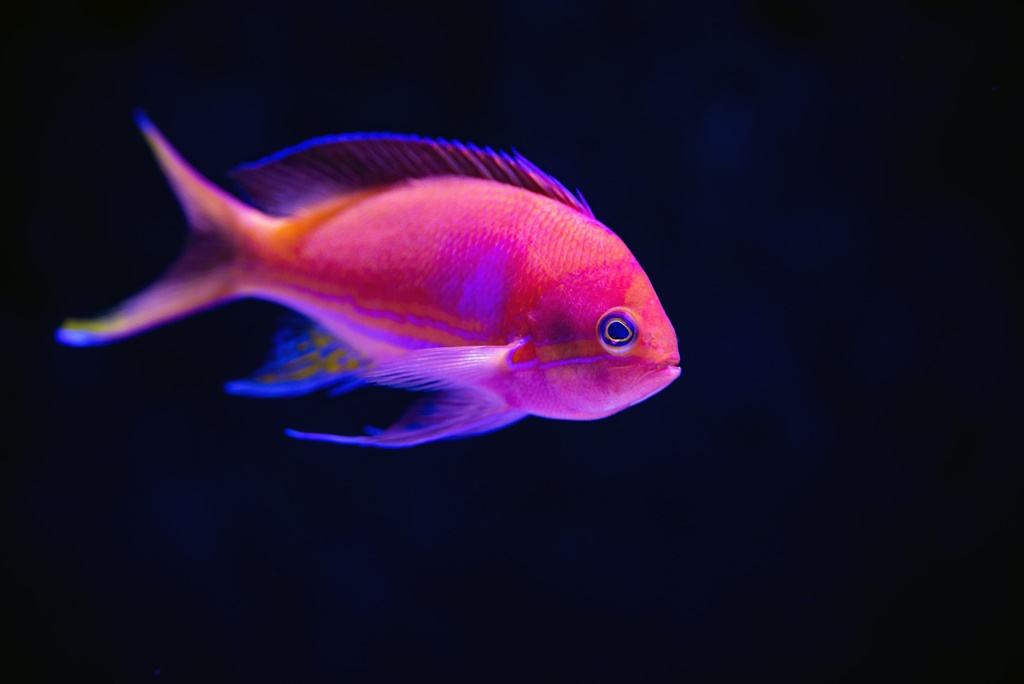
#> input picture pez.jpg, 1024 x 684 px
$ jupyter execute Prac02-Imagen.ipynb   (shell and % lines are left out)
#> lines starting #> are read from the running program, lines starting #| are printed output that depends on the picture; after the words box and inside, x2 and y2 are one past the last pixel; in counts of white or black regions, pixels touching at a corner belong together
# **Práctica 2: Operaciones básicas con imágenes**

Este cuaderno desarrolla contenidos prácticos de la asignatura **Visión artificial** del Grado en Ciencia e Ingeniería de Datos.

***

# Lectura y visualización de imágenes

Una imagen se forma al convertir la luz captada por un sensor en un conjunto de valores de intensidad luminosa, con un valor asignado a cada celda. Cada unidad individual en la imagen se conoce como píxel (elemento de imagen).

Las imágenes adquiridas por un sensor se guardan en un archivo en el disco en una variedad de formatos posibles. Los formatos más frecuentes son PNG, que emplea compresión sin pérdida (lossless compression) y resulta óptimo para el procesamiento de imágenes, y JPG, un formato que utiliza compresión con pérdida (lossy compression) y suele ser preferido en la fotografía digital.

El formato de este tipo de ficheros es complejo y, por tanto, es necesario utilizar bibliotecas para su lectura. Entre las bibliotecas más utilizadas para este propósito, destacan OpenCV, Scikit-Image (SKImage) y Python Imaging Library (PIL). Estas herramientas proveen una amplia gama de funciones y utilidades que facilitan la gestión de estos formatos de archivo, permitiendo a los desarrolladores acceder y trabajar con imágenes de manera eficiente.

[cell 1]
import numpy as np
import cv2
import matplotlib.pyplot as plt
import skimage

A continuación se muestran algunos ejemplos de como leer y visualizar imágenes

En primer lugar se descarga la imagen asumiendo que se dispone del programa `curl`.

A continuación se utilizará OpenCV para leer la imagen.

[OpenCV](https://opencv.org/), que significa "Open Source Computer Vision Library" (Biblioteca de Visión por Computador de Código Abierto), es una biblioteca de software de código abierto ampliamente utilizada en el campo de la visión por computador y el procesamiento de imágenes. Fue desarrollada originalmente por Intel y ahora es gestionada por una comunidad de código abierto. OpenCV proporciona un conjunto de herramientas y algoritmos que permiten a los desarrolladores realizar una amplia variedad de tareas relacionadas con la visión por computador, como la detección de objetos, el seguimiento de objetos, el reconocimiento de patrones, la calibración de cámaras y la manipulación de imágenes.

Una de las funcionalidades de OpenCV es la lectura de imágenes en diversos formatos.

[cell 2]
img = cv2.imread('pez.jpg')
#> img is the input picture: shape (684, 1024, 3); mean B, G, R 43.2, 15.9, 30.4
print(f"Type: {type(img)}")
#| Type: <class 'numpy.ndarray'>
print(f"Shape: {img.shape}")
#| Shape: (684, 1024, 3)
print(f"Dim: {img.ndim}")
#| Dim: 3
num_rows, num_cols, num_colors = img.shape
#> num_rows = 684; num_cols = 1024; num_colors = 3
print(f"Rows: {num_rows}")
#| Rows: 684
print(f"Columns: {num_cols}")
#| Columns: 1024
print(f"Colors: {num_cols}")
#| Colors: 1024
print(f"DataType: {img.dtype}")
#| DataType: uint8

Como se puede observar, el resultado de la lectura de la imagen retorna un array de NumPy. El array tiene tres dimensiones, siendo la tercera dimensión utilizada para el color. Cada color se representa mediante una matriz.

Para visualizar la imagen se puede usar Matplotlib. Sin embargo es importante saber que, por defecto, OpenCV establece el orden de los canales de color como BGR (debido a razones históricas) y `matplotlib` espera recibir la imagen en formato RGB. Por tanto, para visualizar una imagen leída con OpenCV es necesario trasponer los canales.

[cell 3]
img_rgb = cv2.cvtColor(img, cv2.COLOR_BGR2RGB)
plt.imshow(img_rgb)
plt.show()

La conversión de formatos se puede realizar usando OpenCV o directamente con las matrices de NumPy.

[cell 4]
img_rgb1 = cv2.cvtColor(img, cv2.COLOR_BGR2RGB)
img_rgb2 = img[:, :, ::-1]
np.array_equal(img_rgb1, img_rgb2)
#> Out = True

Matplotlib permite visualizar imágenes en color o en escala de grises. Si se le pasa a la función una matriz, matplotlib asume que se trata de una imagen en escala de grises y configura la visualización para ajustarse al mínimo y máximo de la matriz

[cell 5]
plt.subplot(1,3,1)
plt.imshow(img_rgb[:,:,0], cmap='gray')
plt.title('Red')
print(plt.gci().get_clim())

plt.subplot(1,3,2)
plt.imshow(img_rgb[:,:,1], cmap='gray')
plt.title('Green')
print(plt.gci().get_clim())

plt.subplot(1,3,3)
plt.imshow(img_rgb[:,:,2], cmap='gray')
plt.title('Blue')
print(plt.gci().get_clim())
plt.show()
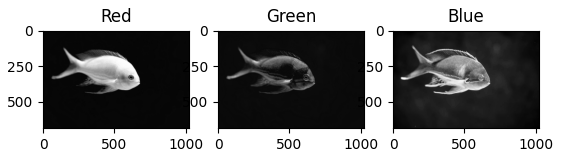
#> figure drawn by matplotlib, 3 panels

En muchos casos, se convierten las imágenes a formato de número real para realizar diversas operaciones.

[cell 6]
img_green = img_rgb[:,:,1]
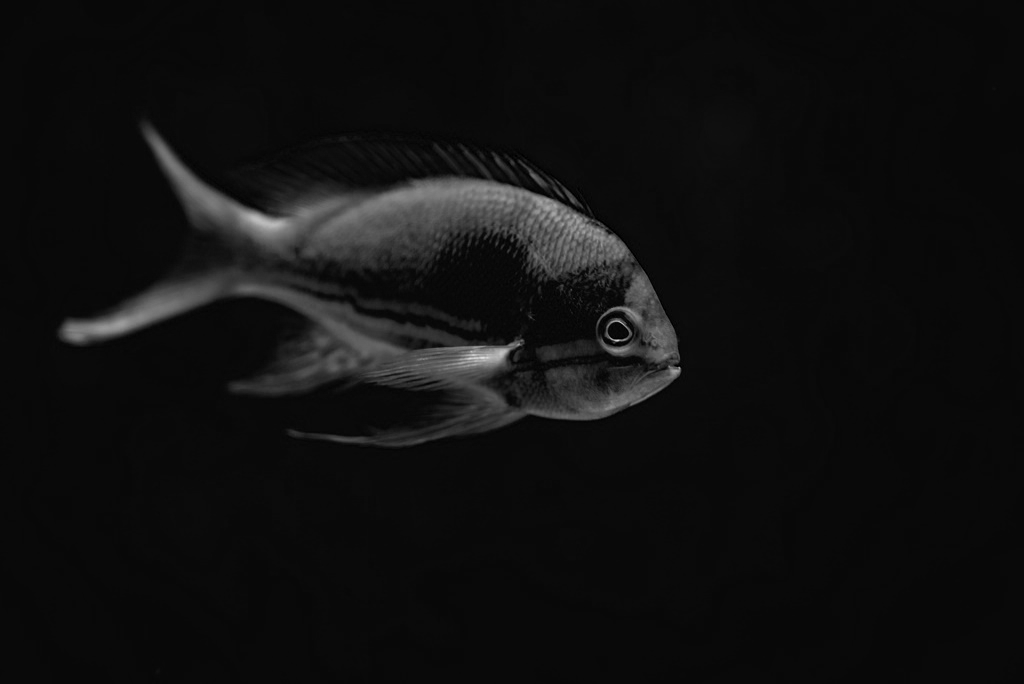
#> img_green: shape (684, 1024); min 0, max 223, mean 15.9
img_green_float = img_green.astype(np.float32) / 255
print(f"Type: {img_green_float.dtype}")
#| Type: float32

plt.subplot(1,2,1)
plt.imshow(img_green, cmap='gray')
plt.colorbar()

plt.subplot(1,2,2)
plt.imshow(img_green_float, cmap='gray')
plt.colorbar()
plt.show()

[cell 7]
img_green = img_rgb[:,:,1]
plt.imshow(img_green, cmap='gray')
plt.colorbar()
print(f"Visualization limits: {plt.gci().get_clim()}")
plt.show()

Los límites se pueden modificar, tal y como se muestra a continuación.

[cell 8]
img_green = img_rgb[:,:,1]
plt.imshow(img_green, cmap='gray', vmin=25, vmax=75)
plt.colorbar()
plt.show()
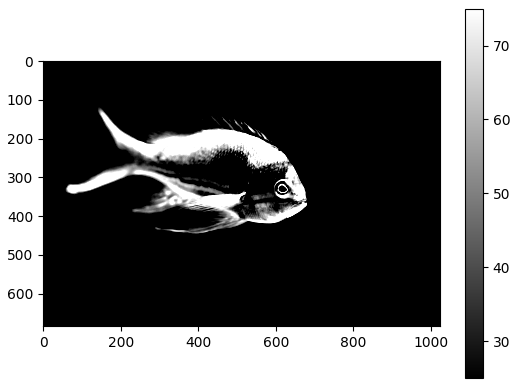
#> figure drawn by matplotlib, 2 panels

En casos de ajuste de contraste, es bueno observar el histograma para determinar donde se encuentra los valores de intensidad de los píxeles.

[cell 9]
plt.hist(img_green.ravel(), bins=range(256))
plt.show()
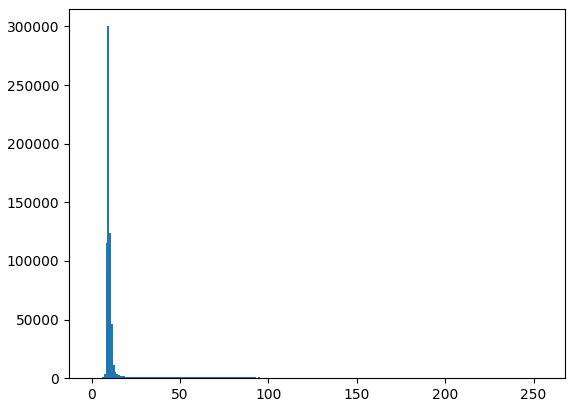
#> figure drawn by matplotlib, 1 panel; tallest bar 300236 high, from x = 9 to 10

Además, en el caso de imágenes en escala de grises también se puede configurar el mapa de color.

[cell 10]
plt.imshow(img_green, clim=(0, 50), cmap="plasma")
plt.colorbar()
plt.show()
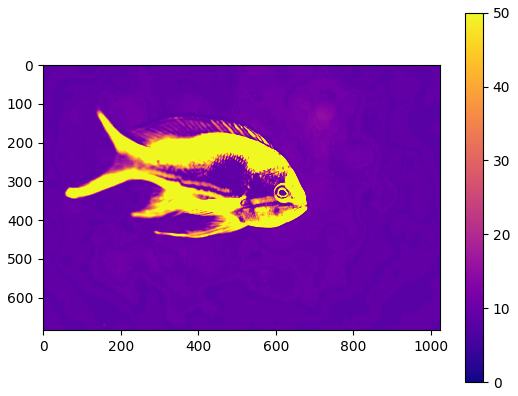
#> figure drawn by matplotlib, 2 panels

El parámetro `interpolation` en la función `imshow` de Matplotlib se utiliza para especificar el método que se debe utilizar para interpolar valores entre los píxeles de una imagen cuando se muestra en un gráfico. La interpolación es importante cuando se escala una imagen a un tamaño diferente al original, ya que determina cómo se calculan y muestran los valores de los píxeles intermedios.

Como se puede observar, puede tener un efecto importante en cómo se muestra una imagen.

[cell 11]
size = 1000
img_rng = np.random.randint(0, 256, (size, size), dtype=np.uint8)
plt.subplot(1,2,1)
plt.imshow(img_rng, cmap='gray')
plt.subplot(1,2,2)
plt.imshow(img_rng, cmap='gray', interpolation="none")
plt.show()
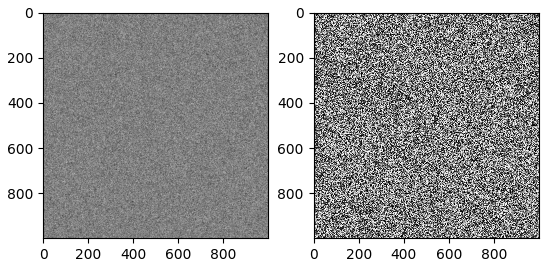
#> figure drawn by matplotlib, 2 panels

Otra de las biblioteca importante que se utilizará a lo largo de la asignatura es [scikit-image](https://scikit-image.org/). Scikit-image, comúnmente conocida como "skimage", es una biblioteca de Python que forma parte del proyecto SciPy y se utiliza para el procesamiento de imágenes. Esta biblioteca ofrece una amplia gama de herramientas y funciones para realizar diversas tareas relacionadas con el procesamiento de imágenes, desde la carga y manipulación de imágenes hasta el análisis y la mejora de imágenes.

[cell 12]
img = skimage.io.imread('pez.jpg')
print(f"Type: {type(img)}")
#| Type: <class 'numpy.ndarray'>
print(f"Shape: {img.shape}")
#| Shape: (684, 1024, 3)
print(f"Dim: {img.ndim}")
#| Dim: 3
num_rows, num_cols, num_colors = img.shape
print(f"Rows: {num_rows}")
#| Rows: 684
print(f"Columns: {num_cols}")
#| Columns: 1024
print(f"Colors: {num_colors}")
#| Colors: 3
print(f"DataType: {img.dtype}")
#| DataType: uint8
plt.imshow(img)
plt.show()

En este caso la imagen se carga en formato RGB, lista para la visualización.

# Indexado

## Imagen en escala de gris

En la indexación de NumPy, la primera dimensión (img.shape[0]) corresponde a las filas, mientras que la segunda (img.shape[1]) corresponde a las columnas, con el origen (img[0, 0]) en la esquina superior izquierda. Esto coincide con la notación de álgebra matricial/lineal, pero es contrario a las coordenadas cartesianas (x, y).

[cell 13]
img_green = img[:,:,1].copy()
plt.imshow(img_green, cmap='gray')
plt.show()

[cell 14]
print(img_green[0, 0])
#| 8

img_green[0, 0] = 255
#> img_green: shape (684, 1024); under 0.01% of pixels changed, all inside (x1, y1, x2, y2) = (0, 0, 1, 1)

print(img_green[0, 0])
#| 255

img_green[:, 0:500] = 128
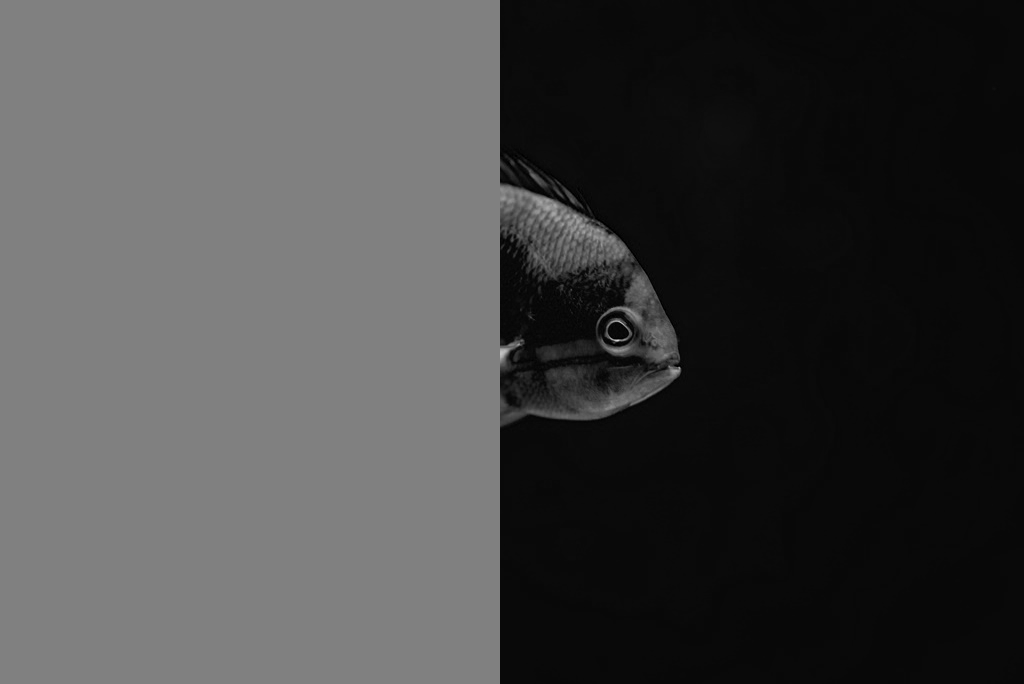
#> img_green: shape (684, 1024); min 0, max 216, mean 69.3

print(img_green[0, 0])
#| 128

plt.imshow(img_green, cmap='gray')
plt.show()

El indexado también se puede realizar con una máscara de booleanos

[cell 15]
mask = img_green > 50
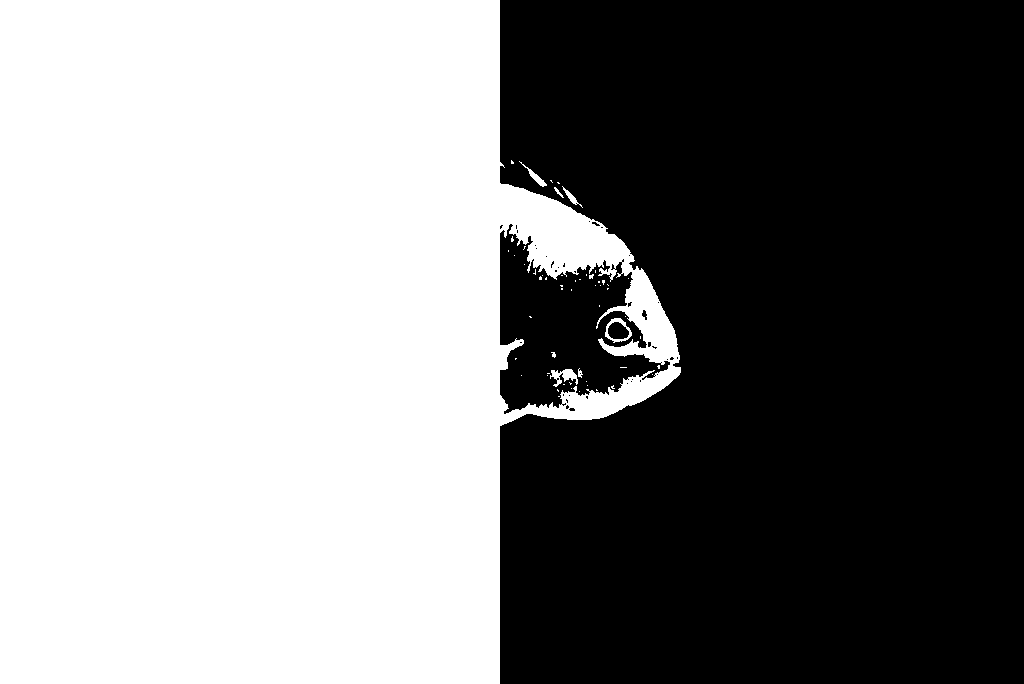
#> mask: shape (684, 1024) bool; 51% white; 39 black regions (35 under 20 px), largest, box (x1, y1, x2, y2) and area: (500, 0, 1024, 684) 326097, (500, 224, 670, 414) 16535, (608, 322, 629, 339) 274, (642, 310, 647, 320) 31
img_green[mask] = 255
plt.imshow(img_green, cmap='gray')
print(img_green[0, 0])
#| 255
plt.show()

## Imagen en color

Todo lo anterior es similar para imágenes en color

[cell 16]
img[0, 0]
#> Out = [7, 8, 2]

[cell 17]
img[50, 60] = 0
#> img: shape (684, 1024, 3); mean R, G, B 30.4, 15.9, 43.2

[cell 18]
img[0:50, 0:50] = [0, 255, 0]
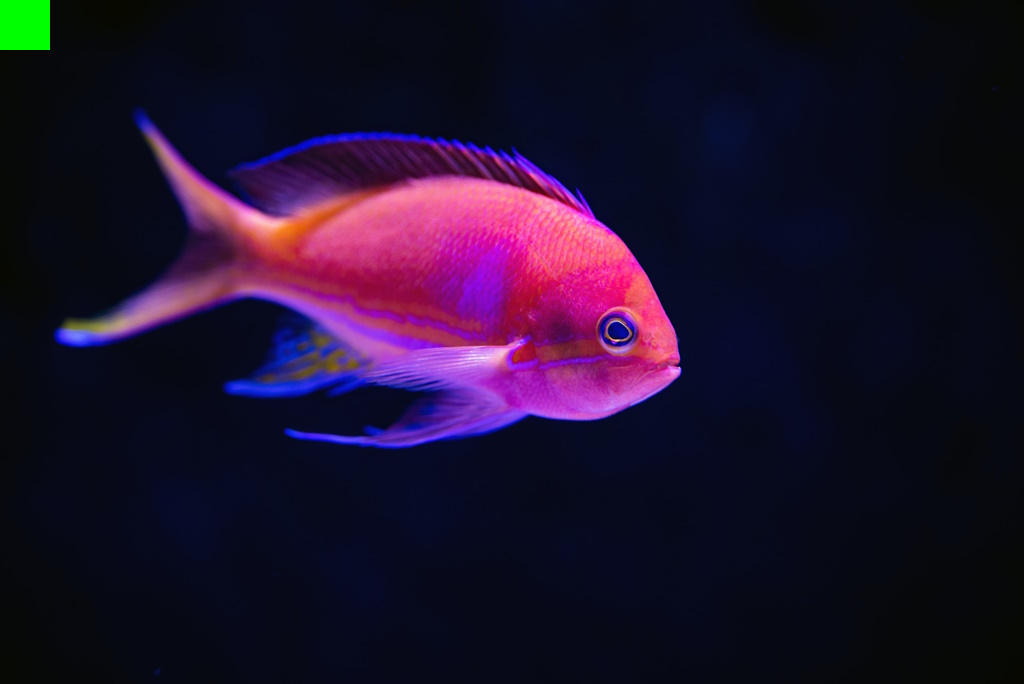
#> img: shape (684, 1024, 3); mean R, G, B 30.4, 16.8, 43.2
plt.imshow(img)

## Ejercicio

> Crea y visualiza una imagen similar a la siguiente. Es posible que pueda necesitar utilizar la función `np.concatenate((result, img), axis=1)`

> Visualiza los canales de color de forma independiente
>
> Crea un línea horizontal en el centro de la imagen de color blanco.
>
> Convierte la imagen a escala de grises promediando los colores

# Tipos de datos

> Analiza el código que aparece a continuación y piensa en el resultado de la ejecución.

[cell 19]
img = np.random.randint(0, 256, (50, 50, 3), dtype="uint8")

img[0:img.shape[0]//2, 0:img.shape[1]//2] = [255, 0, 0]

print(img[0,0,:])
plt.imshow(img)
plt.show()

img = img + 1

print(img[0,0,:])
plt.imshow(img)
plt.show()
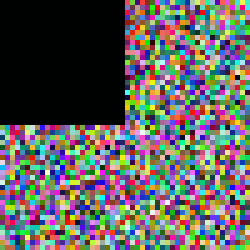
#> shown: shape (50, 50, 3) (shown 5 times larger); mean R, G, B 97.2, 96.2, 93.5
